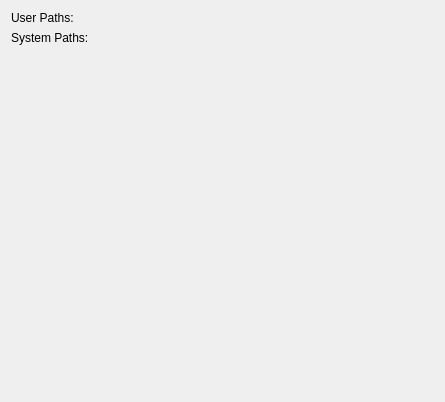
<?xml version="1.0" encoding="UTF-8"?>
<ui version="4.0">
 <class>FlamegraphSettings</class>
 <widget class="QWidget" name="FlamegraphSettings">
  <property name="geometry">
   <rect>
    <x>0</x>
    <y>0</y>
    <width>445</width>
    <height>402</height>
   </rect>
  </property>
  <property name="windowTitle">
   <string>Form</string>
  </property>
  <layout class="QFormLayout" name="formLayout_2">
   <item row="0" column="0">
    <widget class="QLabel" name="userPathsLabel">
     <property name="text">
      <string>User Paths:</string>
     </property>
    </widget>
   </item>
   <item row="0" column="1">
    <widget class="KEditListWidget" name="userPaths" native="true"/>
   </item>
   <item row="1" column="0">
    <widget class="QLabel" name="systemPathsLabel">
     <property name="text">
      <string>System Paths:</string>
     </property>
    </widget>
   </item>
   <item row="1" column="1">
    <widget class="KEditListWidget" name="systemPaths" native="true"/>
   </item>
  </layout>
 </widget>
 <customwidgets>
  <customwidget>
   <class>KEditListWidget</class>
   <extends>QWidget</extends>
   <header>keditlistwidget.h</header>
  </customwidget>
 </customwidgets>
 <resources/>
 <connections/>
</ui>
